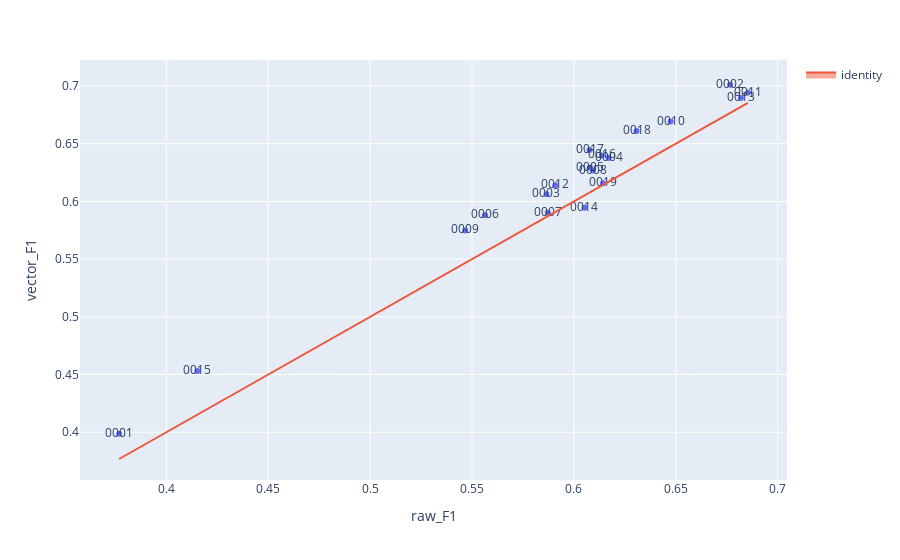

Source (notebook cell):
### Code cell
fig=px.scatter(modelMetrics,x="raw_F1",y="vector_F1",text="testSubjectId")
fig.add_trace(
    go.Scatter(x=modelMetrics['raw_F1'], y=modelMetrics['raw_F1'], name="identity", mode='lines',fill="toself")
)
fig.show()

### Figure 1 — Plotly figure (JSON) as saved in the notebook; plotly's stock layout.template omitted (floating-point values rounded to 4 significant figures)
{"data": [{"hovertemplate": "raw_F1=%{x}<br>vector_F1=%{y}<br>testSubjectId=%{text}<extra></extra>", "legendgroup": "", "marker": {"color": "#636efa", "symbol": "circle"}, "mode": "markers+text", "name": "", "orientation": "v", "showlegend": false, "text": ["0001", "0002", "0003", "0004", "0005", "0006", "0007", "0008", "0009", "0010", "0011", "0012", "0013", "0014", "0015", "0016", "0017", "0018", "0019"], "type": "scatter", "x": [0.3768, 0.6767, 0.5865, 0.617, 0.608, 0.5564, 0.5872, 0.6093, 0.5467, 0.6475, 0.6854, 0.5909, 0.682, 0.6052, 0.4153, 0.6138, 0.6077, 0.6307, 0.6143], "xaxis": "x", "y": [0.3987, 0.7011, 0.6062, 0.6376, 0.6292, 0.588, 0.5902, 0.6267, 0.5749, 0.6692, 0.6941, 0.6141, 0.6897, 0.5945, 0.4531, 0.6398, 0.6445, 0.661, 0.6158], "yaxis": "y"}, {"fill": "toself", "mode": "lines", "name": "identity", "type": "scatter", "x": [0.3768, 0.6767, 0.5865, 0.617, 0.608, 0.5564, 0.5872, 0.6093, 0.5467, 0.6475, 0.6854, 0.5909, 0.682, 0.6052, 0.4153, 0.6138, 0.6077, 0.6307, 0.6143], "y": [0.3768, 0.6767, 0.5865, 0.617, 0.608, 0.5564, 0.5872, 0.6093, 0.5467, 0.6475, 0.6854, 0.5909, 0.682, 0.6052, 0.4153, 0.6138, 0.6077, 0.6307, 0.6143]}], "layout": {"legend": {"tracegroupgap": 0}, "margin": {"t": 60}, "xaxis": {"anchor": "y", "domain": [0, 1], "title": {"text": "raw_F1"}}, "yaxis": {"anchor": "x", "domain": [0, 1], "title": {"text": "vector_F1"}}}}
